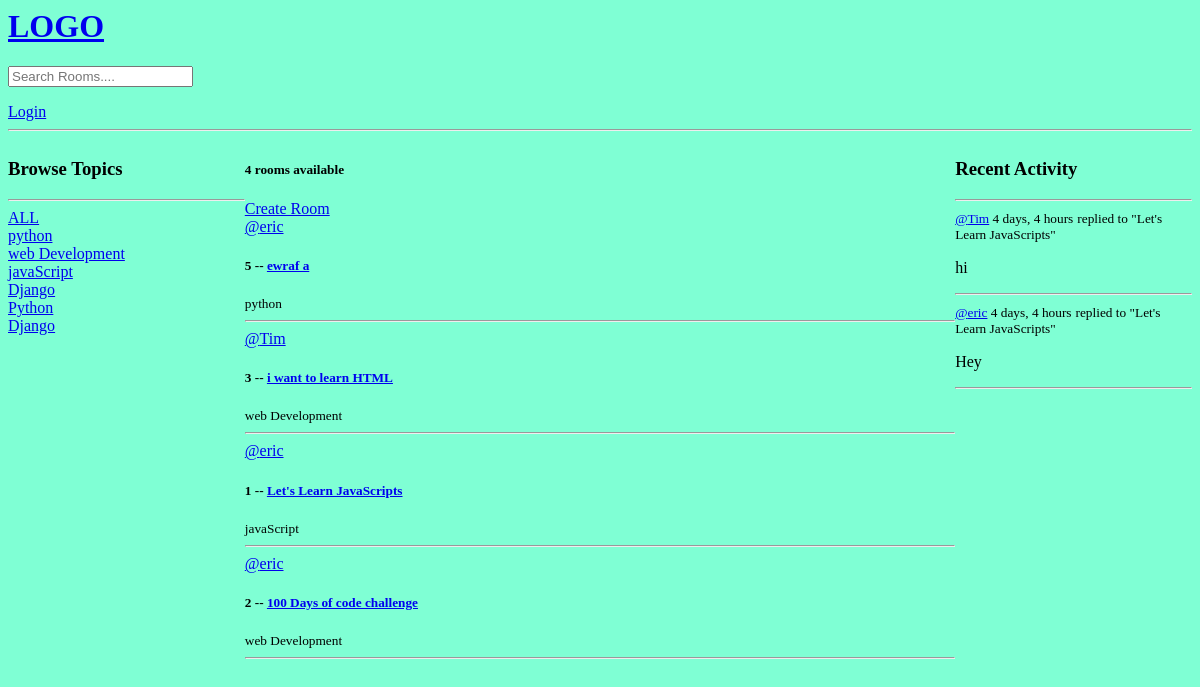
The app's page /, older data.
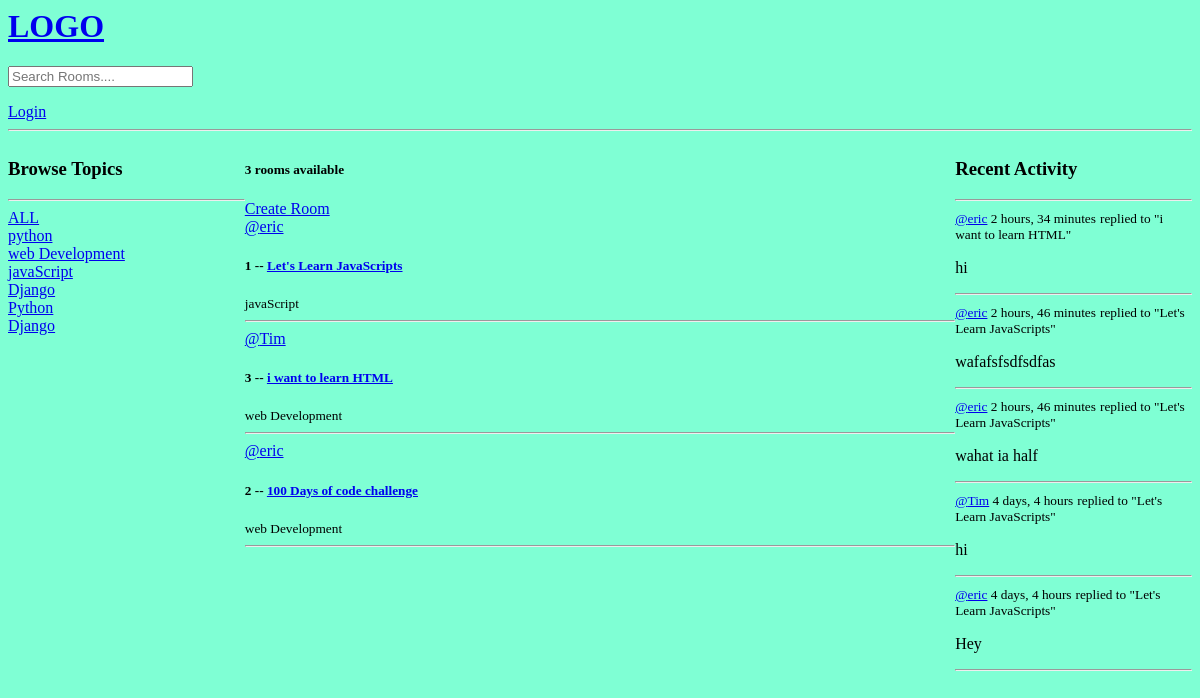
The same page, newer data.
### base/models.py (models this page shows, shortened)
class Topic(models.Model):
    name = models.CharField(max_length=200)

class Room(models.Model):
    host = models.ForeignKey(User, on_delete=models.SET_NULL, null=True)
    topic = models.ForeignKey(Topic, on_delete=models.SET_NULL, null=True)
    name = models.CharField(max_length=200)
    description = models.TextField(null=True, blank=True)
    participants = models.ManyToManyField(User, related_name='participants', blank=True)
    updated = models.DateTimeField(auto_now=True)
    created = models.DateTimeField(auto_now_add=True)
    class Meta:
        ordering = ['-updated', '-created']
    def __str__(self):
        return self.name

class Message(models.Model):
    user = models.ForeignKey(User, on_delete=models.CASCADE)
    room = models.ForeignKey(Room, on_delete=models.CASCADE)
    body = models.TextField()
    updated = models.DateTimeField(auto_now=True)
    created = models.DateTimeField(auto_now_add=True)
    class Meta:
        ordering = ['-updated', '-created']
    def __str__(self):
        return self.body[0:50]

### base/views.py (the view)
# urls.py: path('', views.home, name='home'),
def home(request):
    q = request.GET.get('q') if request.GET.get('q') != None else ''
    rooms = Room.objects.filter(
        Q(topic__name__icontains=q) |
        Q(name__icontains=q) |
        Q(description__icontains=q)
        )
    topics = Topic.objects.all()
    room_count = rooms.count()
    room_messages = Message.objects.filter(Q(room__topic__name__icontains=q))
    context = {'rooms': rooms, 'topics': topics, 'room_count':room_count, 'room_messages': room_messages}
    return render(request, 'base/home.html', context)

### base/templates/base/home.html (shortened to what this page needs)
{% extends 'main.html'%}
{%block content%}
<div class="home-container">
    <div>
        {% include 'base/topics_component.html' %}
    </div>
    <div>
        <h5>{{room_count}} rooms available</h5>
        <a href="{% url 'create-room' %}">Create Room</a>
        {% include 'base/feed_component.html' %}
    </div>
    <div>
        {%include 'base/activity_component.html' %}
    </div>
</div>
{%endblock content%}

### base/templates/base/topics_component.html
<h3>Browse Topics</h3>
        <hr>
        <div>
            <a href="{% url 'home' %}">ALL</a>
        </div>
        {% for topic in topics %}
            <div>
                <a href="{% url 'home' %}?q={{ topic.name }}">{{topic.name}}</a>
            </div>
        {%endfor%}

### base/templates/base/feed_component.html (shortened to what this page needs)
<div>
    {% for room in rooms %}
        <div>
            <a href="{% url 'user-profile' room.host.id %}">@{{room.host.username}}</a>
            <h5>{{room.id}} -- <a href='{% url "room" room.id %}'> {{room.name}} </a> </h5>
            <small>{{room.topic.name}}</small>
            <hr>
        </div>
    {%endfor%}
</div>

### base/templates/base/activity_component.html (shortened to what this page needs)
<h3>Recent Activity</h3>
        <hr>
        {% for message in room_messages %}
            <div>
                <small><a href="{% url 'user-profile' message.user.id %}">@{{message.user}}</a>   {{message.created|timesince}}</small>
                <small>replied to "{{message.room}}"</small>
                <p>{{message}}</p>
                <hr>
            </div>
        {%endfor%}

Row changes from the older to the newer data that the page shows:
removed Room: host.username "eric", id "5", name "ewraf a", topic.name "python"
changed Room "Let's Learn JavaScripts": moves up the list
added Message: user "eric", created "2 hours, 34 minutes", room "i want to learn HTML", body "hi"
added Message: user "eric", created "2 hours, 46 minutes", room "Let's Learn JavaScripts", body "wafafsfsdfsdfas"
added Message: user "eric", created "2 hours, 46 minutes", room "Let's Learn JavaScripts", body "wahat ia half"
Text that changed along with them:
{{ room_count }}: "4" → "3"
